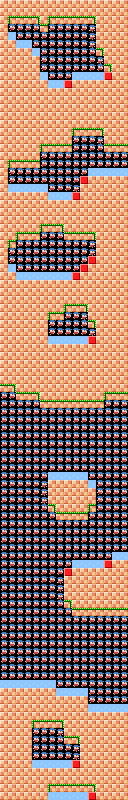

This is a level from a 2D game, rendered from its Tiled map with the project's own tilesets. A one-line summary and the complete map file follow:
An orthogonal 16x100 tile map with 8x8 px tiles, 1 tile layer (Map) and 16 objects (2x Enemy1, Powerup1, Powerup2, Powerup3).

<map version="1.5" tiledversion="2021.03.23" orientation="orthogonal" renderorder="right-down" width="16" height="100" tilewidth="8" tileheight="8" infinite="0" nextlayerid="4" nextobjectid="22">
 <properties>
  <property name="backgroundColor" type="color" value="#ff000000" />
 </properties>
 <tileset firstgid="1" source="tileset.tsx" />
 <layer id="1" name="Map" width="16" height="100">
  <data encoding="csv">
5,5,5,5,5,5,5,5,5,5,5,5,5,5,5,5,
5,5,5,5,5,5,5,5,5,5,5,5,5,5,5,5,
5,1,2,2,3,5,1,2,2,2,2,3,5,5,5,5,
5,17,18,18,18,2,18,18,18,18,18,19,5,5,5,5,
5,33,18,18,18,18,18,18,18,18,18,19,5,5,5,5,
5,5,33,34,18,18,18,18,18,18,18,19,5,5,5,5,
5,5,5,5,33,18,18,18,18,18,18,18,3,5,5,5,
5,5,5,5,5,17,18,18,18,18,18,18,19,5,5,5,
5,5,5,5,5,17,18,18,18,18,18,18,18,3,5,5,
5,5,5,5,5,33,18,18,18,34,34,34,34,35,5,5,
5,5,5,5,5,5,33,34,35,5,5,5,5,5,5,5,
5,5,5,5,5,5,5,5,5,5,5,5,5,5,5,5,
5,5,5,5,5,5,5,5,5,5,5,5,5,5,5,5,
5,5,5,5,5,5,5,5,5,5,5,5,5,5,5,5,
5,5,5,5,5,5,5,5,5,5,5,5,5,5,5,5,
5,5,5,5,5,5,5,5,5,5,5,5,5,5,5,5,
5,5,5,5,5,5,5,5,5,1,2,2,3,5,5,5,
5,5,5,5,5,5,5,5,5,17,18,18,19,5,5,5,
5,5,5,5,5,1,2,2,2,18,18,18,18,2,2,2,
5,5,5,5,5,17,18,18,18,18,18,18,18,18,18,18,
5,1,2,2,2,18,18,18,18,18,18,18,18,18,18,18,
5,17,18,18,18,18,18,18,18,18,18,34,34,34,34,34,
5,17,18,18,18,18,18,18,18,18,35,5,5,5,5,5,
5,33,34,34,34,34,18,18,18,19,5,5,5,5,5,5,
5,5,5,5,5,5,33,34,34,35,5,5,5,5,5,5,
5,5,5,5,5,5,5,5,5,5,5,5,5,5,5,5,
5,5,5,5,5,5,5,5,5,5,5,5,5,5,5,5,
5,5,5,5,5,5,5,5,5,5,5,5,5,5,5,5,
5,5,5,5,5,1,2,3,5,5,5,5,5,5,5,5,
5,5,1,2,2,18,18,18,2,2,2,3,5,5,5,5,
5,1,18,18,18,18,18,18,18,18,18,19,5,5,5,5,
5,17,18,18,18,18,18,18,18,18,18,19,5,5,5,5,
5,17,18,18,18,18,18,18,18,18,18,35,5,5,5,5,
5,33,18,18,18,18,18,18,18,18,35,5,5,5,5,5,
5,5,33,34,34,34,34,34,34,35,5,5,5,5,5,5,
5,5,5,5,5,5,5,5,5,5,5,5,5,5,5,5,
5,5,5,5,5,5,5,5,5,5,5,5,5,5,5,5,
5,5,5,5,5,5,5,5,5,5,5,5,5,5,5,5,
5,5,5,5,5,5,5,5,1,2,3,5,5,5,5,5,
5,5,5,5,5,5,1,2,18,18,19,5,5,5,5,5,
5,5,5,5,5,5,17,18,18,18,18,3,5,5,5,5,
5,5,5,5,5,5,17,18,18,18,18,19,5,5,5,5,
5,5,5,5,5,5,33,34,34,34,34,35,5,5,5,5,
5,5,5,5,5,5,5,5,5,5,5,5,5,5,5,5,
5,5,5,5,5,5,5,5,5,5,5,5,5,5,5,5,
5,5,5,5,5,5,5,5,5,5,5,5,5,5,5,5,
5,5,5,5,5,5,5,5,5,5,5,5,5,5,5,5,
5,5,5,5,5,5,5,5,5,5,5,5,5,5,5,5,
2,3,5,5,5,5,5,5,5,5,5,5,5,5,5,5,
18,18,2,2,3,5,5,5,5,5,5,5,5,1,2,2,
18,18,18,18,18,2,2,2,2,2,2,2,2,18,18,18,
18,18,18,18,18,18,18,18,18,18,18,18,18,18,18,18,
18,18,18,18,18,18,18,18,18,18,18,18,18,18,18,18,
18,18,18,18,18,18,18,18,18,18,18,18,18,18,18,18,
18,18,18,18,18,18,18,18,18,18,18,18,18,18,18,18,
18,18,18,18,18,18,18,18,18,18,18,18,18,18,18,18,
18,18,18,18,18,18,18,18,18,18,18,18,18,18,18,18,
18,18,18,18,18,18,18,18,18,18,18,18,18,18,18,18,
18,18,18,18,18,18,18,18,18,18,18,18,18,18,18,18,
18,18,18,18,18,18,34,34,34,34,34,18,18,18,18,18,
18,18,18,18,18,19,5,5,5,5,5,33,18,18,18,18,
18,18,18,18,18,19,5,5,5,5,5,5,17,18,18,18,
18,18,18,18,18,19,5,5,5,5,5,5,17,18,18,18,
18,18,18,18,18,18,3,5,5,5,5,1,18,18,18,18,
18,18,18,18,18,18,18,2,2,2,2,18,18,18,18,18,
18,18,18,18,18,18,18,18,18,18,18,18,18,18,18,18,
18,18,18,18,18,18,18,18,18,18,18,18,18,18,18,18,
18,18,18,18,18,18,18,18,18,18,18,18,18,18,18,18,
18,18,18,18,18,18,18,18,18,18,18,18,18,18,18,18,
18,18,18,18,18,18,18,18,18,18,18,18,18,18,34,34,
18,18,18,18,18,18,18,18,18,34,34,34,34,35,5,5,
18,18,18,18,18,18,18,18,35,5,5,5,5,5,5,5,
18,18,18,18,18,18,18,19,5,5,5,5,5,5,5,5,
18,18,18,18,18,18,18,19,5,5,5,5,5,5,5,5,
18,18,18,18,18,18,18,19,5,5,5,5,5,5,5,5,
18,18,18,18,18,18,18,18,3,5,5,5,5,5,5,5,
18,18,18,18,18,18,18,18,18,2,2,2,2,2,2,2,
18,18,18,18,18,18,18,18,18,18,18,18,18,18,18,18,
18,18,18,18,18,18,18,18,18,18,18,18,18,18,18,18,
18,18,18,18,18,18,18,18,18,18,18,18,18,18,18,18,
18,18,18,18,18,18,18,18,18,18,18,18,18,18,18,18,
18,18,18,18,18,18,18,18,18,18,18,18,18,18,18,18,
18,18,18,18,18,18,18,18,18,18,18,18,18,18,18,18,
18,18,18,18,18,18,18,18,18,18,18,18,18,18,18,18,
18,18,18,18,18,18,18,18,18,18,18,18,18,18,18,18,
34,34,34,34,34,34,34,18,18,18,18,18,18,18,18,18,
5,5,5,5,5,5,5,33,34,34,34,18,18,18,18,18,
5,5,5,5,5,5,5,5,5,5,5,17,18,18,18,18,
5,5,5,5,5,5,5,5,5,5,5,33,34,34,34,34,
5,5,5,5,5,5,5,5,5,5,5,5,5,5,5,5,
5,5,5,5,1,2,2,3,5,5,5,5,5,5,5,5,
5,5,5,5,17,18,18,19,5,5,5,5,5,5,5,5,
5,5,5,5,17,18,18,18,2,3,5,5,5,5,5,5,
5,5,5,5,17,18,18,18,18,19,5,5,5,5,5,5,
5,5,5,5,17,18,18,18,18,19,5,5,5,5,5,5,
5,5,5,5,33,34,34,34,34,35,5,5,5,5,5,5,
5,5,5,5,5,5,5,5,5,5,5,5,5,5,5,5,
5,5,5,5,5,5,5,5,5,5,5,5,5,5,5,5,
5,5,5,5,5,5,1,2,2,2,2,3,5,5,5,5,
5,5,5,5,5,5,33,34,34,34,34,35,5,5,5,5
</data>
 </layer>
 <objectgroup id="2" name="Objects">
  <object id="3" type="Enemy1" gid="1" x="87.2013" y="757.223" width="16" height="16" />
  <object id="7" type="Enemy1" gid="2" x="72.1593" y="626.411" width="16" height="16" />
  <object id="8" type="Powerup1" gid="3" x="22.0313" y="706.367" width="16" height="16" />
  <object id="9" type="Powerup2" gid="4" x="80.202" y="681.506" width="16" height="16" />
  <object id="10" type="Powerup3" gid="5" x="99.8371" y="227.487" width="16" height="16" />
  <object id="11" gid="6" x="32.8841" y="721.126" width="16" height="16" />
  <object id="12" gid="7" x="46.6202" y="678.408" width="16" height="16" />
  <object id="13" gid="8" x="22.5434" y="216.076" width="16" height="16" />
  <object id="14" gid="9" x="50" y="555" width="16" height="16" />
  <object id="15" gid="10" x="26.5277" y="328.124" width="16" height="16" />
  <object id="16" gid="11" x="72" y="255" width="16" height="16" />
  <object id="17" gid="12" x="17.9659" y="106.008" width="16" height="16" />
  <object id="18" gid="13" x="24.729" y="659.777" width="16" height="16" />
  <object id="19" gid="14" x="51.5" y="771.5" width="16" height="16" />
  <object id="20" gid="15" x="26.8919" y="431.516" width="16" height="16" />
  <object id="21" gid="16" x="82.5" y="307.5" width="16" height="16" />
 </objectgroup>
</map>